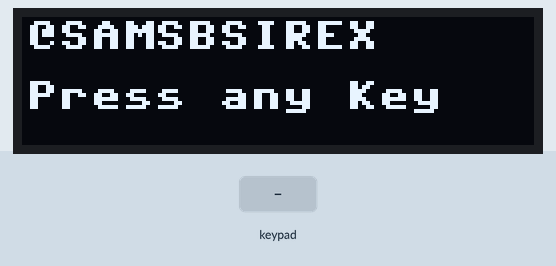
This program was run on a simulated Raspberry Pi Pico running MicroPython. Shown: 128×32 one-colour display. The inputs (shaded band) are chosen by the test bench.

Above: at 1.7 s.
1.8 s: keypad keys A B C D # pressed 0.4 s apart
At 4.4 s:
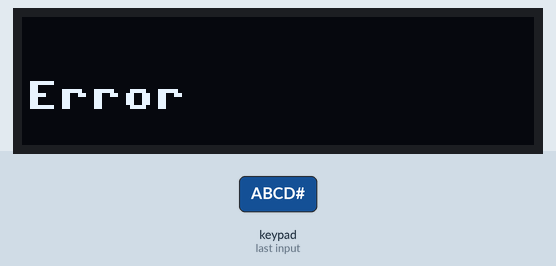
5.3 s: key 'C' pressed
At 6.6 s:
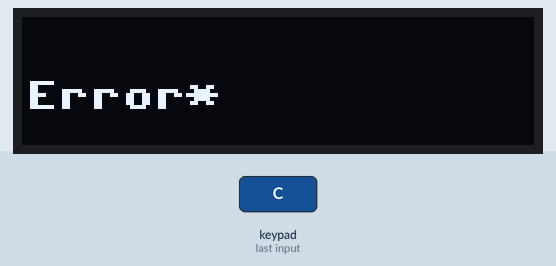
7.1 s: keypad keys A B C D * pressed 0.4 s apart
At 9.6 s:
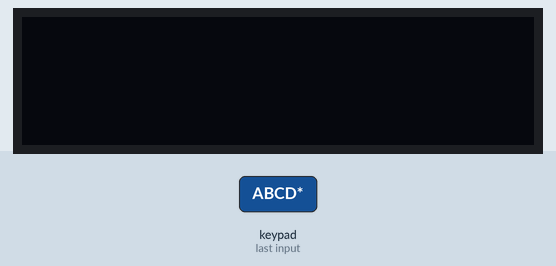
10.6 s: key '1' pressed
At 11.8 s:
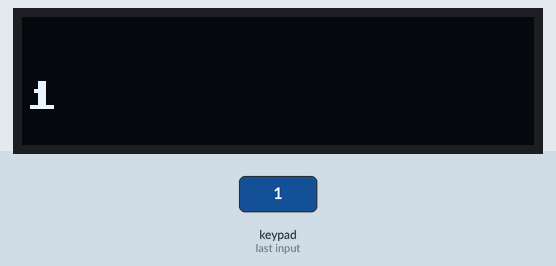
12.4 s: key '*' pressed
At 13.9 s:
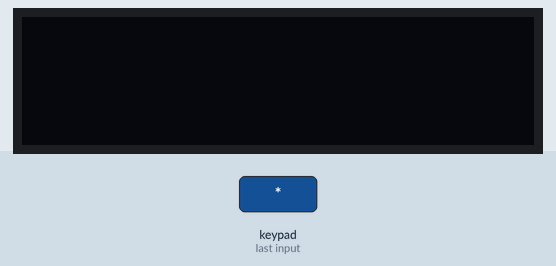
14.2 s: key 'A' pressed
At 15.0 s:
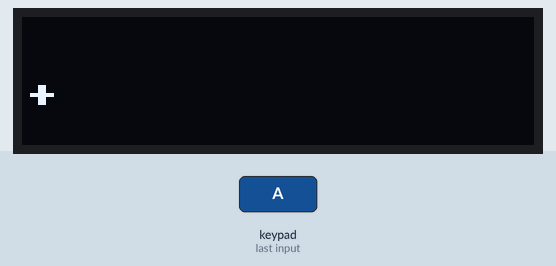
Timing chart, 0 to 17.0 s (numbered marks = the images above; inputs shaded):
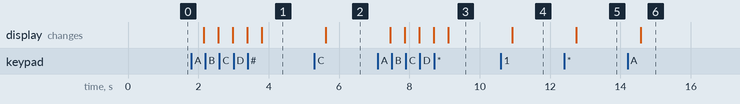

Measured:
- after the input at 1.8 s, the display: first changes after 0.35 s (image 1 shows a later state)
- after the input at 5.3 s, the display: changes after 0.33 s (image 2)
- after the input at 7.1 s, the display: first changes after 0.35 s (image 3 shows a later state)
- after the input at 10.6 s, the display: changes after 0.33 s (image 4)
- after the input at 12.4 s, the display: changes after 0.35 s (image 5)
- after the input at 14.2 s, the display: changes after 0.37 s (image 6)

The program:

Rpi-pico-CalculatorV1.0.py
```python
#https://github.com/SAMSBSIREX/Rpi-pico-Calculator
#Rpi-pico-Calculato

#Monitor >>> Rpi Pico
#GND >>> 38 GND
#VCC >>> 36 3V3(OUT)
#SCK >>> 7  GP4
#SDA >>> 6  GP5

#Keypad 4x4 Matrix >>> Rpi Pico
#R1 >>> 14 GP10
#R2 >>> 15 GP11
#R3 >>> 16 GP12
#R4 >>> 17 GP13
#C1 >>> 27 GP21
#C2 >>> 26 GP20
#C3 >>> 25 GP19
#C4 >>> 24 GP18

from machine import Pin, I2C
import OLED
import utime

i2c = I2C(0, scl=Pin(5), sda=Pin(4))
oled = OLED.SSD1306_I2C(128, 32, i2c)

matrix_keys = [['1','2','3','A'],
               ['4','5','6','B'],
               ['7','8','9','C'],
               ['*','0','#','D']]

rows = [10,11,12,13]
cols = [21,20,19,18]

row_pins = [Pin(r, Pin.OUT) for r in rows]
col_pins = [Pin(c, Pin.IN, Pin.PULL_DOWN) for c in cols]

oled.fill(0)
oled.text("@SAMSBSIREX",1,1)
oled.text("Press any Key",1,16)
oled.show()
utime.sleep(0.5)

def scankeys():
    for i, row in enumerate(row_pins):
        row.high()
        for j, col in enumerate(col_pins):
            if col.value():
                key = matrix_keys[i][j]
                utime.sleep(0.3)
                row.low()
                return key
        row.low()
    return None


expr = ""

while True:
    key = scankeys()
    if key:
        if key == "*":
            expr = ""
        elif key == "#":
            try:
                result = str(eval(expr))
                expr = result
            except:
                expr = "Error"
        elif key in "ABCD":
            if key == "A": expr += "+"
            if key == "B": expr += "-"
            if key == "C": expr += "*"
            if key == "D": expr += "/"
        else:
            expr += key

        oled.fill(0)
        oled.text(expr, 1, 16)
        oled.show()

    utime.sleep(0.1)
```

OLED.py
```python
#MicroPython SSD1306 OLED driver, I2C and SPI interfaces created by Adafruit

import time
import framebuf

# register definitions
SET_CONTRAST        = const(0x81)
SET_ENTIRE_ON       = const(0xa4)
SET_NORM_INV        = const(0xa6)
SET_DISP            = const(0xae)
SET_MEM_ADDR        = const(0x20)
SET_COL_ADDR        = const(0x21)
SET_PAGE_ADDR       = const(0x22)
SET_DISP_START_LINE = const(0x40)
SET_SEG_REMAP       = const(0xa0)
SET_MUX_RATIO       = const(0xa8)
SET_COM_OUT_DIR     = const(0xc0)
SET_DISP_OFFSET     = const(0xd3)
SET_COM_PIN_CFG     = const(0xda)
SET_DISP_CLK_DIV    = const(0xd5)
SET_PRECHARGE       = const(0xd9)
SET_VCOM_DESEL      = const(0xdb)
SET_CHARGE_PUMP     = const(0x8d)


class SSD1306:
    def __init__(self, width, height, external_vcc):
        self.width = width
        self.height = height
        self.external_vcc = external_vcc
        self.pages = self.height // 8
        # Note the subclass must initialize self.framebuf to a framebuffer.
        # This is necessary because the underlying data buffer is different
        # between I2C and SPI implementations (I2C needs an extra byte).
        self.poweron()
        self.init_display()

    def init_display(self):
        for cmd in (
            SET_DISP | 0x00, # off
            # address setting
            SET_MEM_ADDR, 0x00, # horizontal
            # resolution and layout
            SET_DISP_START_LINE | 0x00,
            SET_SEG_REMAP | 0x01, # column addr 127 mapped to SEG0
            SET_MUX_RATIO, self.height - 1,
            SET_COM_OUT_DIR | 0x08, # scan from COM[N] to COM0
            SET_DISP_OFFSET, 0x00,
            SET_COM_PIN_CFG, 0x02 if self.height == 32 else 0x12,
            # timing and driving scheme
            SET_DISP_CLK_DIV, 0x80,
            SET_PRECHARGE, 0x22 if self.external_vcc else 0xf1,
            SET_VCOM_DESEL, 0x30, # 0.83*Vcc
            # display
            SET_CONTRAST, 0xff, # maximum
            SET_ENTIRE_ON, # output follows RAM contents
            SET_NORM_INV, # not inverted
            # charge pump
            SET_CHARGE_PUMP, 0x10 if self.external_vcc else 0x14,
            SET_DISP | 0x01): # on
            self.write_cmd(cmd)
        self.fill(0)
        self.show()

    def poweroff(self):
        self.write_cmd(SET_DISP | 0x00)

    def contrast(self, contrast):
        self.write_cmd(SET_CONTRAST)
        self.write_cmd(contrast)

    def invert(self, invert):
        self.write_cmd(SET_NORM_INV | (invert & 1))

    def show(self):
        x0 = 0
        x1 = self.width - 1
        if self.width == 64:
            # displays with width of 64 pixels are shifted by 32
            x0 += 32
            x1 += 32
        self.write_cmd(SET_COL_ADDR)
        self.write_cmd(x0)
        self.write_cmd(x1)
        self.write_cmd(SET_PAGE_ADDR)
        self.write_cmd(0)
        self.write_cmd(self.pages - 1)
        self.write_framebuf()

    def fill(self, col):
        self.framebuf.fill(col)

    def pixel(self, x, y, col):
        self.framebuf.pixel(x, y, col)

    def scroll(self, dx, dy):
        self.framebuf.scroll(dx, dy)

    def text(self, string, x, y, col=1):
        self.framebuf.text(string, x, y, col)


class SSD1306_I2C(SSD1306):
    def __init__(self, width, height, i2c, addr=0x3c, external_vcc=False):
        self.i2c = i2c
        self.addr = addr
        self.temp = bytearray(2)
        # Add an extra byte to the data buffer to hold an I2C data/command byte
        # to use hardware-compatible I2C transactions.  A memoryview of the
        # buffer is used to mask this byte from the framebuffer operations
        # (without a major memory hit as memoryview doesn't copy to a separate
        # buffer).
        self.buffer = bytearray(((height // 8) * width) + 1)
        self.buffer[0] = 0x40  # Set first byte of data buffer to Co=0, D/C=1
        self.framebuf = framebuf.FrameBuffer1(memoryview(self.buffer)[1:], width, height)
        super().__init__(width, height, external_vcc)

    def write_cmd(self, cmd):
        self.temp[0] = 0x80 # Co=1, D/C#=0
        self.temp[1] = cmd
        self.i2c.writeto(self.addr, self.temp)

    def write_framebuf(self):
        # Blast out the frame buffer using a single I2C transaction to support
        # hardware I2C interfaces.
        self.i2c.writeto(self.addr, self.buffer)

    def poweron(self):
        pass


class SSD1306_SPI(SSD1306):
    def __init__(self, width, height, spi, dc, res, cs, external_vcc=False):
        self.rate = 10 * 1024 * 1024
        dc.init(dc.OUT, value=0)
        res.init(res.OUT, value=0)
        cs.init(cs.OUT, value=1)
        self.spi = spi
        self.dc = dc
        self.res = res
        self.cs = cs
        self.buffer = bytearray((height // 8) * width)
        self.framebuf = framebuf.FrameBuffer1(self.buffer, width, height)
        super().__init__(width, height, external_vcc)

    def write_cmd(self, cmd):
        self.spi.init(baudrate=self.rate, polarity=0, phase=0)
        self.cs.high()
        self.dc.low()
        self.cs.low()
        self.spi.write(bytearray([cmd]))
        self.cs.high()

    def write_framebuf(self):
        self.spi.init(baudrate=self.rate, polarity=0, phase=0)
        self.cs.high()
        self.dc.high()
        self.cs.low()
        self.spi.write(self.buffer)
        self.cs.high()

    def poweron(self):
        self.res.high()
        time.sleep_ms(1)
        self.res.low()
        time.sleep_ms(10)
        self.res.high()
```
